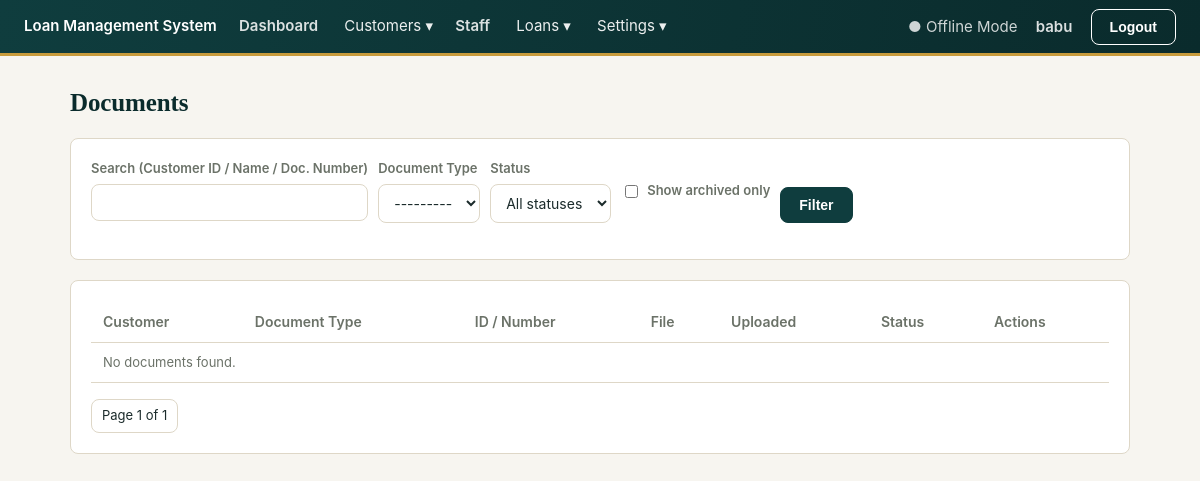
The app's page /documents/ (signed in), older data.
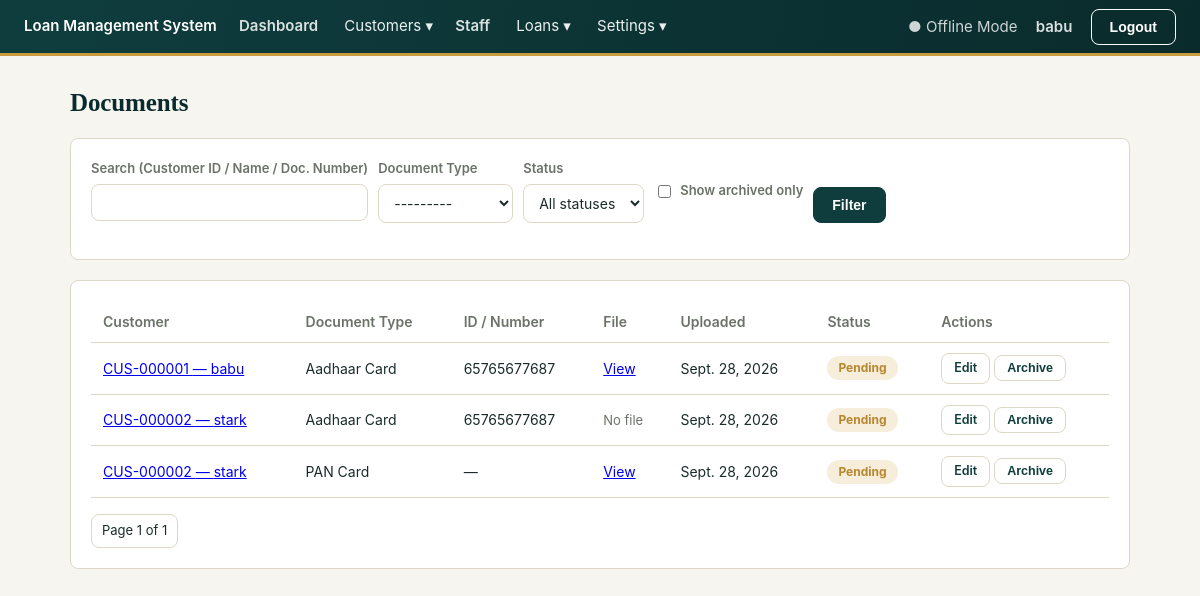
The same page, newer data.
### core/models.py (models this page shows, shortened)
class SystemSetting(models.Model):
    key = models.CharField(max_length=100, unique=True)
    value = models.TextField(blank=True)

### documents/models.py (models this page shows, shortened)
class CustomerDocument(models.Model):
    STATUS_PENDING = "pending"
    STATUS_VERIFIED = "verified"
    STATUS_REJECTED = "rejected"
    STATUS_CHOICES = [
        (STATUS_PENDING, "Pending"),
        (STATUS_VERIFIED, "Verified"),
        (STATUS_REJECTED, "Rejected"),
    ]
    customer = models.ForeignKey(
        "customers.Customer", on_delete=models.CASCADE, related_name="documents"
    )
    document_type = models.ForeignKey(
        DocumentType,
        on_delete=models.PROTECT,
        limit_choices_to={"scope": DocumentType.SCOPE_CUSTOMER, "is_active": True},
    )
    document_number = models.CharField(
        max_length=100,
        blank=True,
        help_text="ID / document number. Required if no file is uploaded.",
    )
    file = models.FileField(
        upload_to=customer_document_upload_path,
        blank=True,
        null=True,
        validators=[
            FileExtensionValidator(allowed_extensions=ALLOWED_DOCUMENT_EXTENSIONS),
            validate_document_file_size,
        ],
        help_text="PDF, JPG, JPEG or PNG. Optional if a document number is provided instead.",
    )
    uploaded_date = models.DateField(auto_now_add=True)
    verified_status = models.CharField(
        max_length=10, choices=STATUS_CHOICES, default=STATUS_PENDING
    )
    verified_date = models.DateField(null=True, blank=True)
    remarks = models.TextField(blank=True)
    is_archived = models.BooleanField(default=False)
    archived_at = models.DateTimeField(null=True, blank=True)
    class Meta:
        ordering = ["document_type__display_order", "-uploaded_date"]

class DocumentType(models.Model):
    SCOPE_CUSTOMER = "customer"
    SCOPE_LOAN = "loan"
    SCOPE_CHOICES = [
        (SCOPE_CUSTOMER, "Customer KYC Document"),
        (SCOPE_LOAN, "Loan Document"),
    ]
    name = models.CharField(max_length=100)
    code = models.SlugField(max_length=50, unique=True)
    scope = models.CharField(max_length=10, choices=SCOPE_CHOICES, default=SCOPE_CUSTOMER)
    is_active = models.BooleanField(default=True)
    display_order = models.PositiveIntegerField(default=0)
    class Meta:
        ordering = ["scope", "display_order", "name"]
    def __str__(self):
        return self.name

### customers/models.py (models this page shows, shortened)
class Customer(models.Model):
    GENDER_MALE = "male"
    GENDER_FEMALE = "female"
    GENDER_OTHER = "other"
    GENDER_CHOICES = [
        (GENDER_MALE, "Male"),
        (GENDER_FEMALE, "Female"),
        (GENDER_OTHER, "Other"),
    ]
    MARITAL_SINGLE = "single"
    MARITAL_MARRIED = "married"
    MARITAL_OTHER = "other"
    MARITAL_CHOICES = [
        (MARITAL_SINGLE, "Single"),
        (MARITAL_MARRIED, "Married"),
        (MARITAL_OTHER, "Other"),
    ]
    STATUS_ACTIVE = "active"
    STATUS_INACTIVE = "inactive"
    STATUS_CHOICES = [
        (STATUS_ACTIVE, "Active"),
        (STATUS_INACTIVE, "Inactive"),
    ]
    customer_id = models.CharField(max_length=20, unique=True, editable=False)
    full_name = models.CharField(max_length=150)
    date_of_birth = models.DateField()
    gender = models.CharField(max_length=10, choices=GENDER_CHOICES)
    mobile = models.CharField(max_length=10, validators=[mobile_validator], unique=True)
    alternate_mobile = models.CharField(
        max_length=10, validators=[mobile_validator], blank=True
    )
    email = models.EmailField(blank=True)
    photo = models.ImageField(upload_to="customers/photos/", blank=True, null=True)
    marital_status = models.CharField(max_length=10, choices=MARITAL_CHOICES)
    occupation = models.CharField(max_length=100)
    monthly_income = models.DecimalField(max_digits=12, decimal_places=2)
    father_husband_name = models.CharField(max_length=150)
    permanent_door_no = models.CharField(max_length=50)
    permanent_street = models.CharField(max_length=150)
    permanent_area = models.CharField(max_length=150)
    permanent_village_town = models.CharField(max_length=150)
    permanent_city = models.CharField(max_length=100)
    permanent_district = models.CharField(max_length=100)
    permanent_state = models.CharField(max_length=100)
    permanent_pincode = models.CharField(max_length=6, validators=[pincode_validator])
    same_as_permanent_address = models.BooleanField(default=True)
    current_door_no = models.CharField(max_length=50, blank=True)
    current_street = models.CharField(max_length=150, blank=True)
    current_area = models.CharField(max_length=150, blank=True)
    current_village_town = models.CharField(max_length=150, blank=True)
    current_city = models.CharField(max_length=100, blank=True)
    current_district = models.CharField(max_length=100, blank=True)
    current_state = models.CharField(max_length=100, blank=True)
    current_pincode = models.CharField(max_length=6, blank=True)
    status = models.CharField(max_length=10, choices=STATUS_CHOICES, default=STATUS_ACTIVE)
    default_staff = models.ForeignKey(
        "staff.Staff", on_delete=models.SET_NULL, null=True, blank=True,
        related_name="default_customers",
        help_text="Optional staff member to use as the default when this customer gets a new loan.",
    )
    created_at = models.DateTimeField(auto_now_add=True)
    updated_at = models.DateTimeField(auto_now=True)
    class Meta:
        ordering = ["-created_at"]

### documents/views.py (the view, shortened to what this page needs)
# urls.py: path("", views.document_list, name="list"),
@login_required
def document_list(request):
    search_form = DocumentManagementSearchForm(request.GET or None)
    documents = CustomerDocument.objects.select_related("customer", "document_type")
    show_archived = False
    documents = documents.filter(is_archived=show_archived)
    paginator = Paginator(documents, 25)
    page_obj = paginator.get_page(request.GET.get("page"))
    return render(
        request,
        "documents/document_list.html",
        {
            "page_obj": page_obj,
            "search_form": search_form,
            "show_archived": show_archived,
        },
    )

### documents/forms.py
class DocumentManagementSearchForm(forms.Form):
    q = forms.CharField(required=False, label="Search (Customer ID / Name / Doc. Number)")
    document_type = forms.ModelChoiceField(
        required=False,
        queryset=DocumentType.objects.filter(scope=DocumentType.SCOPE_CUSTOMER),
    )
    verified_status = forms.ChoiceField(
        required=False,
        choices=[("", "All statuses")] + list(CustomerDocument.STATUS_CHOICES),
    )
    show_archived = forms.BooleanField(required=False, label="Show archived only")

### core/context_processors.py (called while the page is built)
def system_settings(request):
    return {"company_name": get_setting("company_name")}

### core/models.py (called while the page is built)
def get_setting(key, default=None):
    try:
        return SystemSetting.objects.get(key=key).value
    except SystemSetting.DoesNotExist:
        return DEFAULTS.get(key, default)

### documents/templates/documents/document_list.html (shortened to what this page needs)
{% extends "base.html" %}
{% block content %}
<h1>Documents{% if show_archived %} — Archived{% endif %}</h1>
<form method="get" class="card">
  <div class="search-bar">
    <div class="form-group">
      <label>{{ search_form.q.label }}</label>
      {{ search_form.q }}
    </div>
    <div class="form-group">
      <label>Document Type</label>
      {{ search_form.document_type }}
    </div>
    <div class="form-group">
      <label>Status</label>
      {{ search_form.verified_status }}
    </div>
    <div class="form-group" style="flex-direction:row;align-items:center;gap:6px;">
      {{ search_form.show_archived }}
      <label style="margin:0;">Show archived only</label>
    </div>
    <div class="form-group" style="align-self:flex-end;">
      <button class="btn">Filter</button>
    </div>
  </div>
</form>
<div class="card">
  <table>
    <thead>
      <tr>
        <th>Customer</th>
        <th>Document Type</th>
        <th>ID / Number</th>
        <th>File</th>
        <th>Uploaded</th>
        <th>Status</th>
        <th>Actions</th>
      </tr>
    </thead>
    <tbody>
      {% for document in page_obj %}
        <tr>
          <td><a href="{% url 'customers:detail' document.customer.pk %}?tab=documents">{{ document.customer.customer_id }} — {{ document.customer.full_name }}</a></td>
          <td>{{ document.document_type.name }}</td>
          <td>{{ document.document_number|default:"—" }}</td>
          <td>{% if document.file %}<a href="{{ document.file.url }}" target="_blank">View</a>{% else %}<span class="muted">No file</span>{% endif %}</td>
          <td>{{ document.uploaded_date }}</td>
          <td><span class="badge {{ document.verified_status }}">{{ document.get_verified_status_display }}</span></td>
          <td>
            <a href="{% url 'documents:edit' document.pk %}" class="btn small secondary">Edit</a>
            <form method="post" action="{% url 'documents:archive_toggle' document.pk %}" style="display:inline">
              <button type="submit" class="btn small secondary">
                {% if document.is_archived %}Restore{% else %}Archive{% endif %}
              </button>
            </form>
          </td>
        </tr>
      {% empty %}
        <tr><td colspan="7" class="muted">No documents found.</td></tr>
      {% endfor %}
    </tbody>
  </table>
  <div class="pagination">
    <span>Page {{ page_obj.number }} of {{ page_obj.paginator.num_pages }}</span>
  </div>
</div>
{% endblock %}

### templates/base.html (shortened to what this page needs)
{% load static %}
<!DOCTYPE html>
<html lang="en">
<head>
  <link rel="stylesheet" href="{% static 'css/app.css' %}">
</head>
<body>
  <div class="topbar">
    <div>
      <a href="{% url 'customers:list' %}">{{ company_name|default:"Loan Management System" }}</a>
      <a href="{% url 'reports:dashboard' %}" style="margin-left:18px;opacity:.85;">Dashboard</a>
      <div class="nav-dropdown">
        <span class="nav-dropdown-toggle">Customers ▾</span>
      </div>
      <a href="{% url 'staff:list' %}" style="margin-left:18px;opacity:.85;;">Staff</a>
      <div class="nav-dropdown">
        <span class="nav-dropdown-toggle">Loans ▾</span>
      </div>
      <div class="nav-dropdown">
        <span class="nav-dropdown-toggle">Settings ▾</span>
      </div>
    </div>
    <div>
      <span style="margin-right:14px; opacity:.8;">● Offline Mode</span>
      {% if user.is_authenticated %}
        <a href="{% url 'accounts:profile' %}" style="color:#fff;opacity:.85;margin-right:14px;">{{ user.full_name|default:user.username }}</a>
        <form method="post" action="{% url 'accounts:logout' %}" style="display:inline">
          <button type="submit" class="btn secondary" style="color:#fff;border-color:#fff;">Logout</button>
        </form>
      {% endif %}
    </div>
  </div>
  <div class="container">
    {% block content %}{% endblock %}
  </div>
</body>
</html>

Row changes from the older to the newer data that the page shows:
added SystemSetting: value "Loan Management System"
added CustomerDocument: customer.customer_id "CUS-000001", customer.full_name "babu", document_type.name "Aadhaar Card", document_number "65765677687", uploaded_date "Sept. 28, 2026", verified_status "Pending", is_archived "Archive"
added CustomerDocument: customer.customer_id "CUS-000002", customer.full_name "stark", document_type.name "Aadhaar Card", document_number "65765677687", file "No file", uploaded_date "Sept. 28, 2026", verified_status "Pending", is_archived "Archive"
added CustomerDocument: customer.customer_id "CUS-000002", customer.full_name "stark", document_type.name "PAN Card", document_number "—", uploaded_date "Sept. 28, 2026", verified_status "Pending", is_archived "Archive"
Text that changed along with them:
{{ company_name|default:"Loan Management System" }}: "Loan Management System" → (not shown)
text no longer shown: "No documents found."
